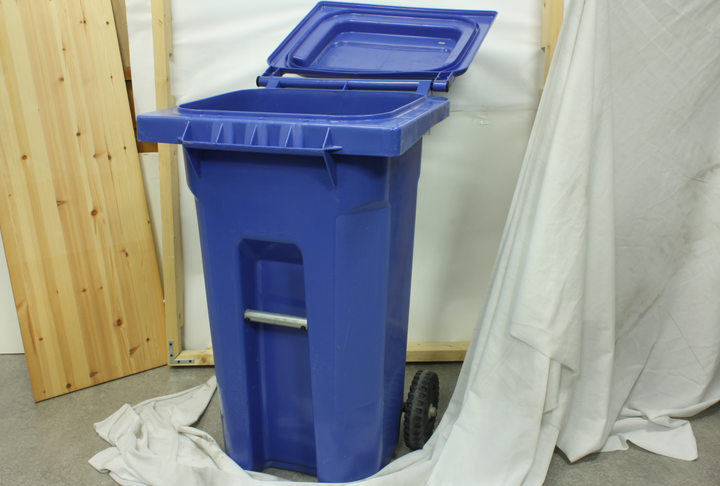
//> input picture Fast disparity range estimation method/im0.png, 720 x 486 px
$ ./fast_disparity_range_estimation_method   (built with g++ and OpenCV 4)
//> lines starting //> are read from the running program, lines starting //| are printed output that depends on the picture
//---------------------------------------------------------------------------------
/*# fast disparity range estimation method

This implementation is inspired by the paper£º Edge - Preserving Stereo Matching Using Minimum Spanning Tree
Link to paper : https://ieeexplore.ieee.org/document/8930525
This repository only contains implementation of fast disparity range estimation method :
Dependencies
opencv - C++ v3.2.0
opencv - C++ contrib v3.2.0
Visual Studio2017
Citation
If you find the code or datasets helpful in your research, please cite :
C.Zhang, C.He, Z.Chen, W.Liu, M.Li, and J.Wu, ''Edge - preserving stereo matching using minimum spanning tree,'' IEEE Access, vol. 7, pp. 177909¨C177921, 2019.
//------------------------------------------------------------------------------------------------*/
#include <opencv2/features2d/features2d.hpp>
#include "opencv2/xfeatures2d/nonfree.hpp"
#include <vector>
#include "opencv2/opencv.hpp"

using namespace cv;
using namespace std;
//Census transform
// [62 lines left out: function census, not called in this run]

void SURF_disparity_range_estimation(Mat img_1, Mat img_2, Mat img_11, Mat img_22, int& max, int& min, int truncation1, int truncation2, Mat& img_matches)
{
	int minHessian = 1;
	Ptr<xfeatures2d::SURF> surfDetector = xfeatures2d::SURF::create(minHessian);
	vector<KeyPoint> keypoints_1, keypoints_2;
	surfDetector->detect(img_1, keypoints_1);
	surfDetector->detect(img_2, keypoints_2);

	Mat descriptors_1, descriptors_2;
	Mat imageDesc1, imageDesc2;
	surfDetector->compute(img_1, keypoints_1, descriptors_1);
	surfDetector->compute(img_2, keypoints_2, descriptors_2);

	FlannBasedMatcher matcher;
	std::vector< DMatch > matches;
	matcher.match(descriptors_1, descriptors_2, matches);
	double max_dist = 0; double min_dist = 1000;
	int minn;
	Size window(5, 5);
	std::vector< DMatch > good_matches;
	for (int i = 0; i < descriptors_1.rows; i++)
	{
		//if (matches[i].distance < 15 * min_dist)
		{
			int test, test1, xx, xx1, yy, yy1, dd, dd1, ss, hd;
			test = matches[i].queryIdx;
			test1 = matches[i].trainIdx;
			xx = keypoints_1[test].pt.y;
			xx1 = keypoints_2[test1].pt.y;
			yy = keypoints_1[test].pt.x;
			yy1 = keypoints_2[test1].pt.x;

			ss = census(xx, yy, xx1, yy1, window, img_11, img_22, img_11.rows, img_11.cols);
			hd = abs(img_11.at<uchar>(xx, yy) - img_22.at<uchar>(xx1, yy1));
			if ((abs(keypoints_1[test].pt.y - keypoints_2[test1].pt.y) < 1) && ((keypoints_1[test].pt.x - keypoints_2[test1].pt.x) >= 0) && (ss < truncation1) && (hd < truncation2) && ((keypoints_1[test].pt.x - keypoints_2[test1].pt.x) < 400))
				good_matches.push_back(matches[i]);
		}
	}
	int min_ = 10000, max_ = 0, ccc;
	for (int i = 0; i < good_matches.size(); i++)
	{
		int zc, pp, ppt;
		pp = good_matches[i].queryIdx;
		ppt = good_matches[i].trainIdx;
		zc = (keypoints_1[pp].pt.x - keypoints_2[ppt].pt.x);
		if (zc < min_ && zc != 0)
		{
			min_ = zc;
			ccc = i;
		}
		if (zc > max_)
		{
			max_ = zc;
		}
	}
	max = max_;
	min = min_;


}
// [70 lines left out: function AKAZE_disparity_range_estimation, not called in this run]


//-----------------------------------------------------------------------------------------------
int main(int argc, char** argv)
{
	system("color 4F");

	//load left and right image
	Mat img_1 = imread("im0.png", 1);
//> img_1 is the input picture: 486 rows x 720 cols, CV_8UC3; mean B, G, R 148.4, 149.3, 146
	Mat img_2 = imread("im1.png", 1);
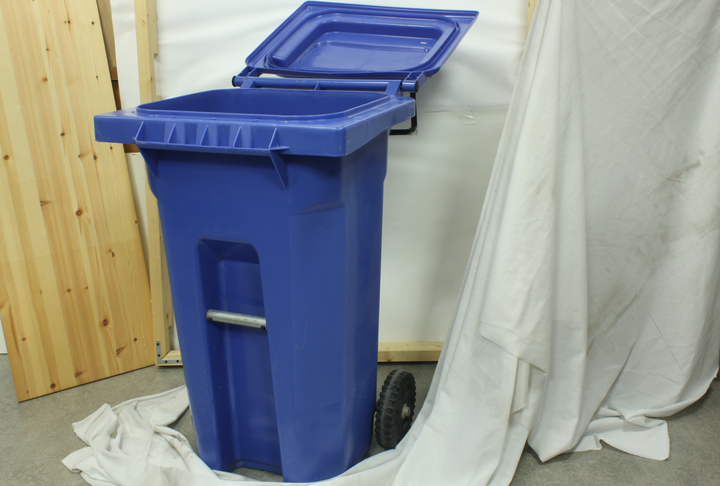
//> input picture Fast disparity range estimation method/im1.png, 720 x 486 px
//> img_2 is the input picture: 486 rows x 720 cols, CV_8UC3; mean B, G, R 146.7, 146.4, 141.9
	Mat img_11 = imread("im0.png", 0);
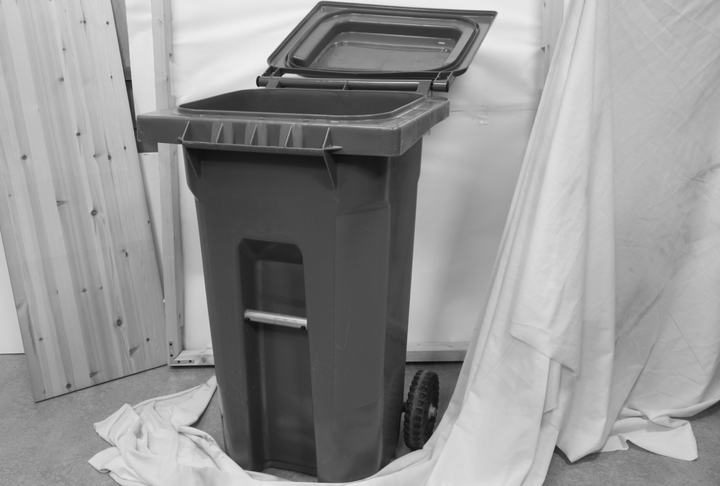
//> img_11: 486 rows x 720 cols, CV_8UC1; min 8, max 241, mean 147.7
	Mat img_22 = imread("im1.png", 0);
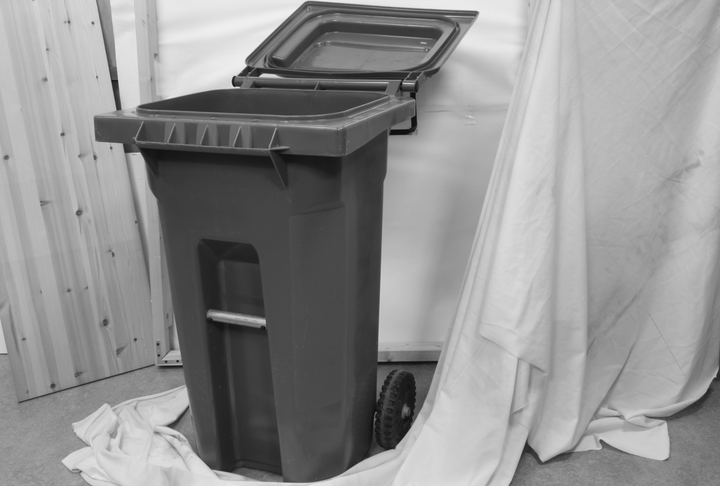
//> img_22: 486 rows x 720 cols, CV_8UC1; min 11, max 240, mean 144.6


	int max, min, max1, min1;
	int T = 11, k = 25;
	Mat img_matches;
	SURF_disparity_range_estimation(img_1, img_2, img_11, img_22, max, min, T, k, img_matches);
//> (the run ends here: the program stops with an error, at `Ptr<xfeatures2d::SURF> surfDetector = xfeatures2d::SURF::create(minHes..`)
